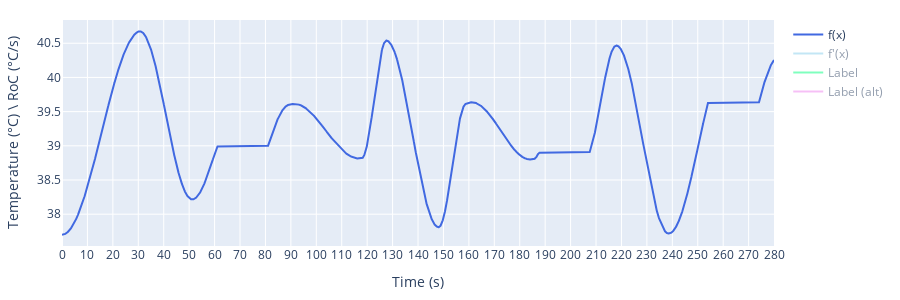

Notebook code for this chart:
### Code cell
import numpy as np
seeds = [320, 43, 999, 242, 32, 1, 98, 478, 234]


minimal_desired_duration = 200 # in seconds
periods = [67, 20] # [0] is the baseline and [1] the modulation; in seconds
frequencies = 1./np.array(periods)
sample_rate = 60
desired_big_decreases = [3,20] # [0] is the number of decreases and [1] the length in s of the decrease
baseline_temp = 39.2 # @ VAS 35

stimuli = StimuliFunction(
    minimal_desired_duration=minimal_desired_duration,
    frequencies=frequencies,
    temp_range=3,
    sample_rate=sample_rate,
    desired_big_decreases=desired_big_decreases,
    random_periods=True,
    seed=None
).add_baseline_temp(
    baseline_temp=baseline_temp
).add_plateaus(
    plateau_duration=20, 
    n_plateaus=3
).generalize_big_decreases()

print(f"Seed: {stimuli.seed}, Duration: {stimuli.duration}")
_ = stimuli_extra(stimuli.wave, stimuli.wave_dot, stimuli.sample_rate, s_RoC=0.2, display_stats=False)

### Figure 1 — Plotly figure (JSON) as saved in the notebook; plotly's stock layout.template omitted (floating-point values rounded to 4 significant figures; data arrays with more than 128 entries replaced by an {"elided": "..."} marker saying what was removed)
{"data": [{"line": {"color": "royalblue"}, "name": "f(x)", "type": "scatter", "visible": true, "x": {"elided": "16800 float values"}, "y": {"elided": "16800 float values"}}, {"line": {"color": "skyblue"}, "name": "f'(x)", "type": "scatter", "visible": "legendonly", "x": {"elided": "16800 float values"}, "y": {"elided": "16800 float values"}}, {"line": {"color": "springgreen"}, "name": "Label", "type": "scatter", "visible": "legendonly", "x": {"elided": "16800 float values"}, "y": {"elided": "16800 int values"}}, {"line": {"color": "violet"}, "name": "Label (alt)", "type": "scatter", "visible": "legendonly", "x": {"elided": "16800 float values"}, "y": {"elided": "16800 int values"}}], "layout": {"autosize": true, "height": 300, "margin": {"b": 20, "l": 20, "r": 20, "t": 20}, "width": 900, "xaxis": {"dtick": 10, "tick0": 0, "tickmode": "linear", "title": {"text": "Time (s)"}}, "yaxis": {"title": {"text": "Temperature (°C) \\ RoC (°C/s)"}}}}
